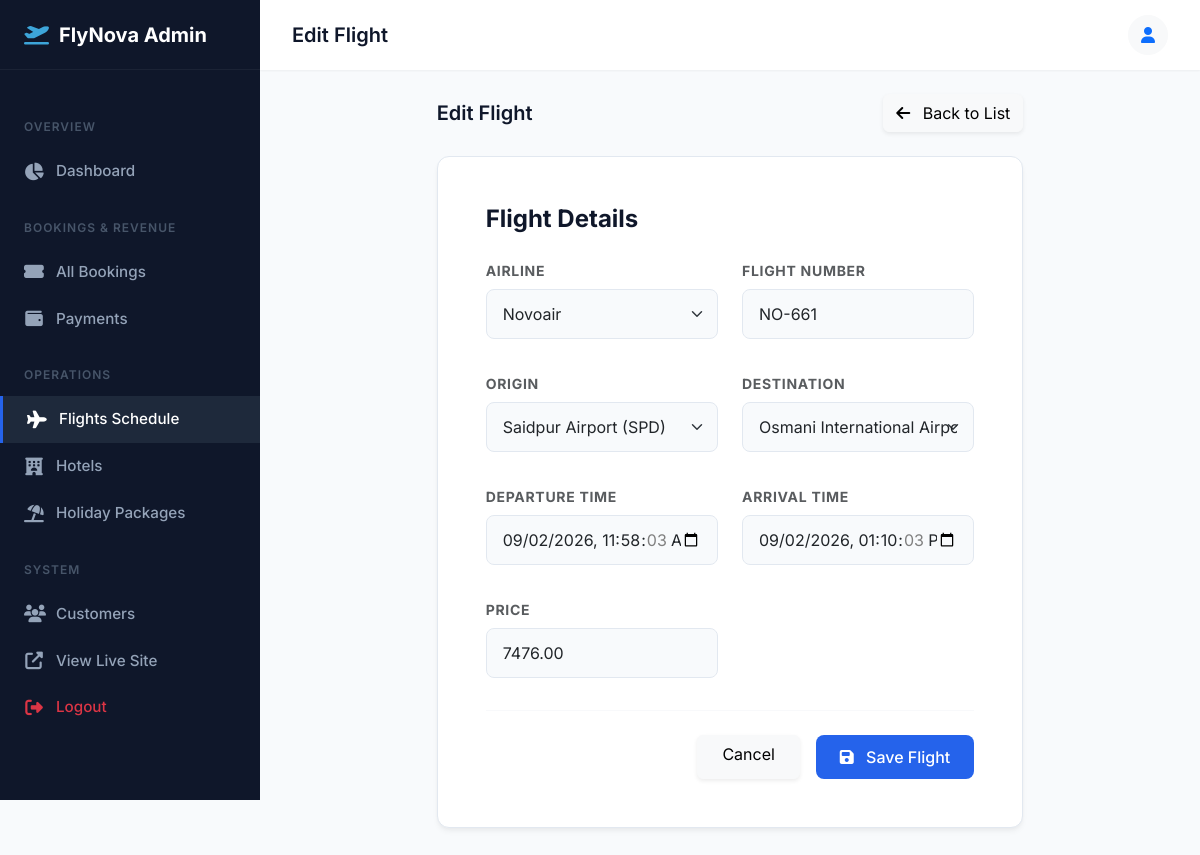
/dashboard/flights/647/edit/ (signed in), run on the app's committed database.
### flights/models.py (models this page shows, shortened)
class Flight(models.Model):
    airline = models.ForeignKey(Airline, on_delete=models.CASCADE)
    flight_number = models.CharField(max_length=10)
    origin = models.ForeignKey(Airport, on_delete=models.CASCADE, related_name='departures')
    destination = models.ForeignKey(Airport, on_delete=models.CASCADE, related_name='arrivals')
    departure_time = models.DateTimeField()
    arrival_time = models.DateTimeField()
    price = models.DecimalField(max_digits=10, decimal_places=2)

### dashboard/views.py (the view)
# urls.py: path('flights/<int:pk>/edit/', views.FlightUpdateView.as_view(), name='flight_update'),
@method_decorator(staff_member_required, name='dispatch')
class FlightUpdateView(UpdateView):
    model = Flight
    form_class = FlightForm
    template_name = 'dashboard/flight_form.html'
    success_url = reverse_lazy('dashboard:flight_list')
    def get_context_data(self, **kwargs):
        context = super().get_context_data(**kwargs)
        context['title'] = 'Edit Flight'
        return context

### dashboard/forms.py (shortened to what this page needs)
class FlightForm(forms.ModelForm):
    class Meta:
        model = Flight
        fields = ['airline', 'flight_number', 'origin', 'destination', 'departure_time', 'arrival_time', 'price']
        widgets = {
            'airline': forms.Select(attrs={'class': 'form-select'}),
            'flight_number': forms.TextInput(attrs={'class': 'form-control', 'placeholder': 'e.g. BG-123'}),
            'origin': forms.Select(attrs={'class': 'form-select'}),
            'destination': forms.Select(attrs={'class': 'form-select'}),
            'departure_time': forms.DateTimeInput(attrs={'class': 'form-control', 'type': 'datetime-local'}),
            'arrival_time': forms.DateTimeInput(attrs={'class': 'form-control', 'type': 'datetime-local'}),
            'price': forms.NumberInput(attrs={'class': 'form-control', 'placeholder': '0.00'}),
        }

### flights/models.py (called while the page is built)
    def __str__(self):
        return f"{self.name} ({self.code})"

    def __str__(self):
        return self.name

### dashboard/templates/dashboard/flight_form.html (shortened to what this page needs)
{% extends 'dashboard/base_admin.html' %}
{% block content %}
<div class="row justify-content-center">
    <div class="col-lg-8">
        <div class="d-flex justify-content-between align-items-center mb-4">
            <h1 class="page-title">{{ title }}</h1>
            <a href="{% url 'dashboard:flight_list' %}" class="btn btn-light shadow-sm">
                <i class="fas fa-arrow-left me-2"></i> Back to List
            </a>
        </div>
        <div class="premium-card p-5">
            <h4 class="mb-4 fw-bold" style="color: var(--text-main);">Flight Details</h4>
            <form method="post" enctype="multipart/form-data">
                <div class="row g-4">
                    {% for field in form %}
                    <div class="col-md-6">
                        <div class="form-group mb-2">
                            <label for="{{ field.id_for_label }}" class="form-label fw-bold text-muted small text-uppercase mb-2" style="letter-spacing: 0.05em;">{{ field.label }}</label>
                            {{ field }}
                        </div>
                    </div>
                    {% endfor %}
                </div>
                <hr class="my-4" style="border-color: #E2E8F0;">
                <div class="d-flex justify-content-end gap-3">
                    <a href="{% url 'dashboard:flight_list' %}" class="btn btn-light shadow-sm px-4">Cancel</a>
                    <button type="submit" class="btn-premium px-4"><i class="fas fa-save me-2"></i> Save Flight</button>
                </div>
            </form>
        </div>
    </div>
</div>
{% endblock %}

### static/css/admin_premium.css (style rules this page uses)
:root { --surface-bg: #F8FAFC; --surface-card: #FFFFFF; --sidebar-bg: #0F172A; --sidebar-text: #94A3B8; --sidebar-text-hover: #FFFFFF; --sidebar-active-bg: #1E293B; --primary: #2563EB; --primary-hover: #1D4ED8; --text-main: #0F172A; --text-muted: #64748B; --success-bg: #D1FAE5; --success-text: #065F46; --warning-bg: #FEF3C7; --warning-text: #92400E; --danger-bg: #FEE2E2; --danger-text: #991B1B; --sidebar-width: 260px; --topbar-height: 70px; }
body { font-family: 'Inter', 'Poppins', sans-serif; background-color: var(--surface-bg); color: var(--text-main); overflow-x: hidden; }
h1, h2, h3, h4, h5, h6 { font-weight: 600; color: var(--text-main); }
.page-title { margin: 0; font-size: 1.25rem; font-weight: 600; }
.premium-card { background-color: var(--surface-card); border-radius: 12px; box-shadow: 0 4px 6px -1px rgba(0, 0, 0, 0.05), 0 2px 4px -1px rgba(0, 0, 0, 0.03); border: 1px solid #E2E8F0; padding: 24px; margin-bottom: 24px; transition: transform 0.2s ease, box-shadow 0.2s ease; }
.btn-premium { background-color: var(--primary); color: white; border: none; border-radius: 8px; padding: 10px 20px; font-weight: 500; transition: all 0.2s ease; }

### dashboard/templates/dashboard/flight_form.html (style rules this page uses)
.form-control, .form-select { border: 1px solid #E2E8F0; border-radius: 8px; padding: 12px 16px; background-color: #F8FAFC; transition: all 0.2s ease; }

### data on the page
Flight: form "Novoair" "NO-661" "Saidpur Airport (SPD)" "Osmani International Airport (ZYL)" "09/02/2026 11:58:03" "09/02/2026 13:10:03" "7476.00"

### other printed values
{{ title }} "Edit Flight"
{{ field.label }} "AIRLINE" "FLIGHT NUMBER" "ORIGIN" "DESTINATION" "DEPARTURE TIME" "ARRIVAL TIME" "PRICE"
